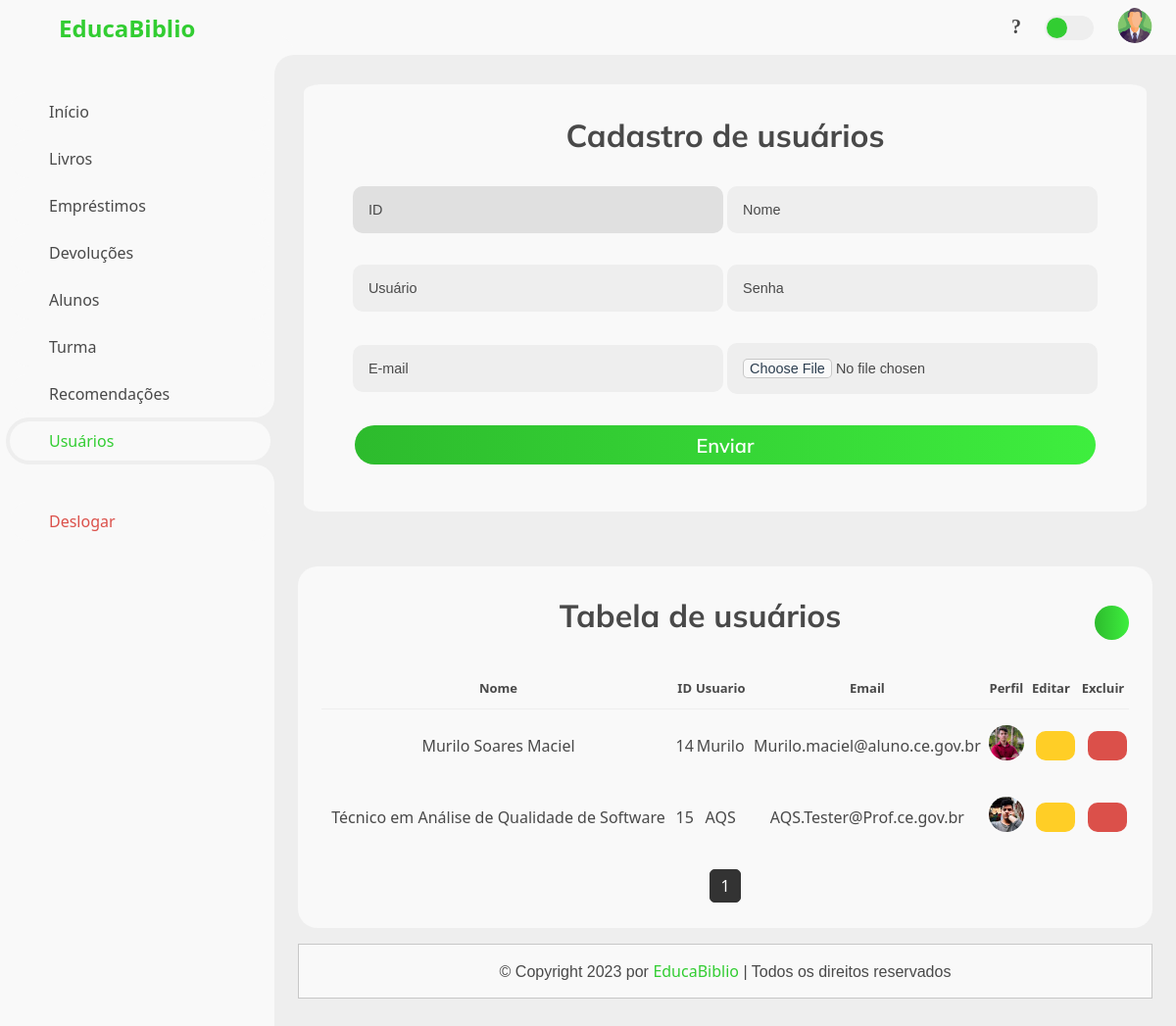
The page /View/usuarios.php on the database as committed earlier.
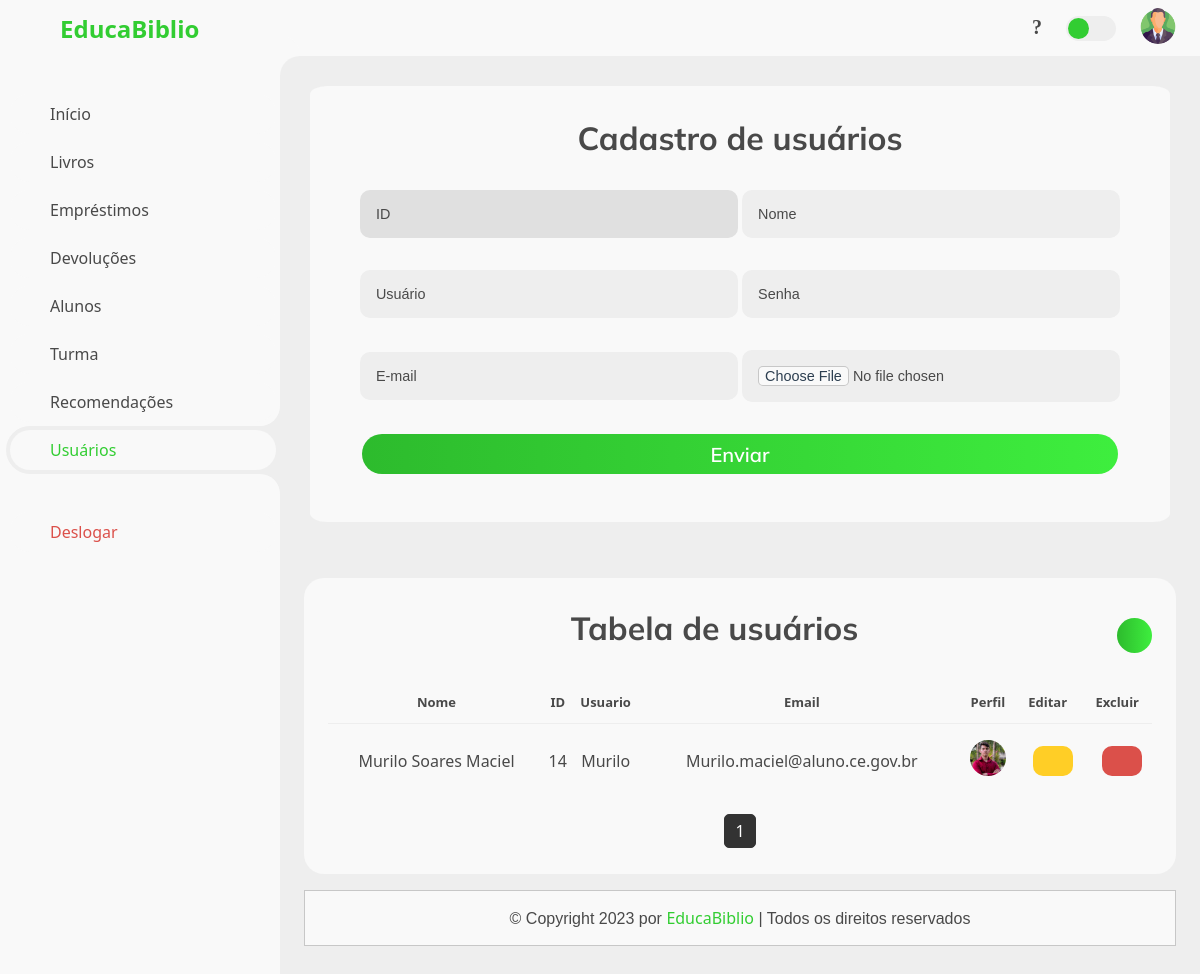
The same page on the database as committed later.
### tables this page shows
CREATE TABLE IF NOT EXISTS `usuario` (
  `idUsuario` int NOT NULL AUTO_INCREMENT,
  `UserUsuario` varchar(100) NOT NULL,
  `NomeUsuario` varchar(100) NOT NULL,
  `EmailUsuario` varchar(100) NOT NULL,
  `SenhaUsuario` varchar(100) NOT NULL,
  `FotoUsuario` blob,
  `CamFoto` varchar(200) NOT NULL,
  PRIMARY KEY (`idUsuario`)
);

### View/usuarios.php (the view, shortened to what the changed rows need)
<!DOCTYPE html>
<html lang="pt-br">
<head>
	<link rel="stylesheet" href="../CSS/style.css">
	<link rel="stylesheet" href="../CSS/popup.css">
</head>
<body>
	<section id="content">
		</head>
		<body>
			<main>
				<div class="table-data">
					<div class="order">
						<table>
							<?php
		$conexao = new CConexao();
		$conn = $conexao->getConnection();
		$sql = "SELECT
					usuario.NomeUsuario,
					usuario.idUsuario,
					usuario.UserUsuario,
					usuario.EmailUsuario,
					usuario.camfoto
				FROM usuario";
		$result = $conn->query($sql);
		if ($result === false) {
			$errorInfo = $conn->errorInfo();
			echo "Erro na consulta SQL: " . $errorInfo[2];
		} else {
			if ($result->rowCount() > 0) {
				$user = $result->fetchAll(PDO::FETCH_ASSOC);
				$UsuarioPorPagina = 4;
				$paginaAtual = isset($_GET['pagina']) ? (int)$_GET['pagina'] : 1;
				$indiceInicial = ($paginaAtual - 1) * $UsuarioPorPagina;
				$UsuarioExibidos = array_slice($user, $indiceInicial, $UsuarioPorPagina);
				echo "<table>";
				echo "<thead>";
				echo "<tr>";
				echo "<th><center>Nome</center></th>";
				echo "<th><center>ID</center></th>";
				echo "<th><center>Usuario</center></th>";
				echo "<th><center>Email</center></th>";
				echo "<th><center>Perfil</center></th>";
				echo "<th><center>Editar</center></th>";
				echo "<th><center>Excluir</center></th>";
				echo "</tr>";
				echo "</thead>";
				echo "<tbody>";
				foreach ($UsuarioExibidos as $row) {
					echo "<tr>";
					echo "<td><center>" . $row["NomeUsuario"] . "</center></td>";
					echo "<td><center>" . $row["idUsuario"] . "</center></td>";
					echo "<td><center>" . $row["UserUsuario"] . "</center></td>";
					echo "<td><center>" . $row["EmailUsuario"] . "</center></td>";
					echo "<td><center><img src='" . $row["camfoto"] . "' alt='Imagem do usuário' /></center></td>";
					echo "<td><center><button class='edit-button' data-id='$row[idUsuario]'><i class='fas fa-pencil-alt'></i></button></center></td>";
					echo "<td><div class='container'><center><button class='delete-button' type='button' onclick='handlePopup(true)' aria-label='botão excluir'><i class='fas fa-trash-alt'></i></button></center><div class='popup' id='popup'><img src='../img/decisao.png' aria-label='popup decisão'><h2 class='title'>Aviso!</h2><p class='desc'>Deseja mesmo excluir?</p><button class='close-popup-button' type='button' onclick='handlePopup(false)'>Fechar</button><a href='../Controller/CExcluir_usuario.php?id={$row["idUsuario"]}'><button class='close-popup-button'>Excluir</button></a></div></div></div></td>";
				}
				echo "<div class='pagination'>";
				$totalUser = count($user);
				$totalPaginas = ceil($totalUser / $UsuarioPorPagina);
				for ($i = 1; $i <= $totalPaginas; $i++) {
					$classeAtiva = ($i === $paginaAtual) ? "active" : "";
					echo "<a class='page-link $classeAtiva' href='usuarios.php?pagina=$i'>$i</a>";
				}
				echo "</div>";
			} else {
				echo "<p>Nenhum usuário encontrado.</p>";
			}
		}
	?>
					</div>
			</main>
	</section>
</body>
</html>
</body>
</html>

Rows that differ between the two databases and show on the page:
removed usuario: NomeUsuario "Técnico em Análise de Qualidade de Software", idUsuario "15", UserUsuario "AQS", EmailUsuario "AQS.Tester@Prof.ce.gov.br", CamFoto (picture)
